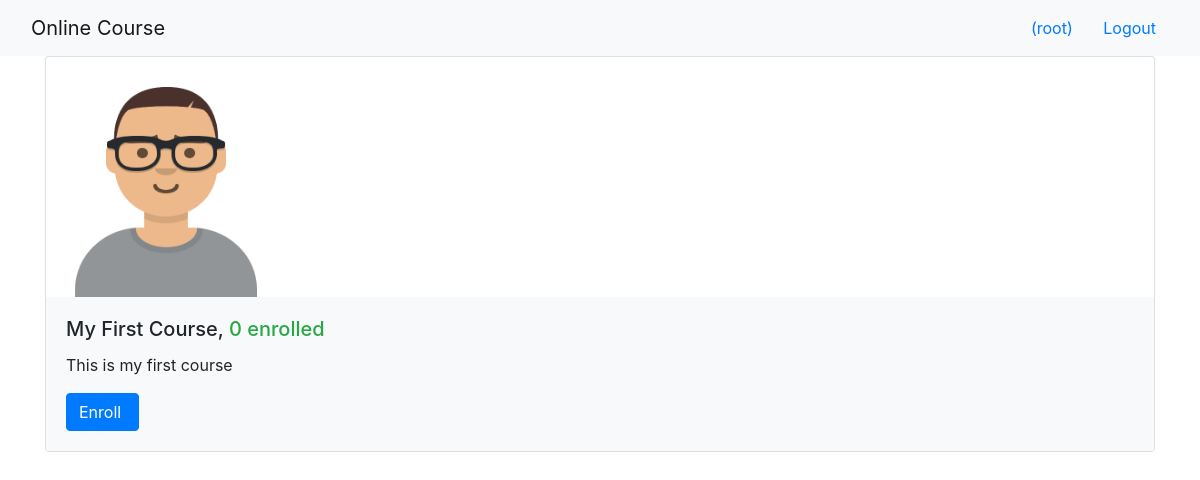
The page /onlinecourse/ (signed in) on the database as committed earlier.
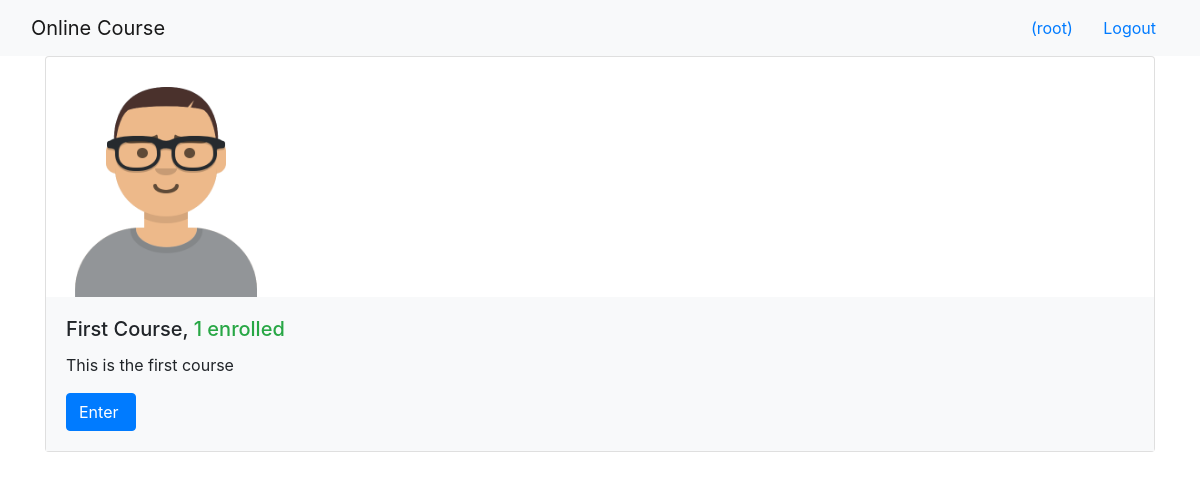
The same page on the database as committed later.
### onlinecourse/models.py (models this page shows, shortened)
class Course(models.Model):
    name = models.CharField(null=False, max_length=30, default='online course')
    image = models.ImageField(upload_to='course_images/')
    description = models.CharField(max_length=1000)
    pub_date = models.DateField(null=True)
    instructors = models.ManyToManyField(Instructor)
    users = models.ManyToManyField(settings.AUTH_USER_MODEL, through='Enrollment')
    total_enrollment = models.IntegerField(default=0)
    is_enrolled = False

### onlinecourse/views.py (the view)
class CourseListView(generic.ListView):
    template_name = 'onlinecourse/course_list_bootstrap.html'
    context_object_name = 'course_list'
    def get_queryset(self):
        user = self.request.user
        courses = Course.objects.order_by('-total_enrollment')[:10]
        for course in courses:
            if user.is_authenticated:
                course.is_enrolled = check_if_enrolled(user, course)
        return courses

### onlinecourse/views.py (called while the page is built)
def check_if_enrolled(user, course):
    is_enrolled = False
    if user.id is not None:
        num_results = Enrollment.objects.filter(user=user, course=course).count()
        if num_results > 0:
            is_enrolled = True
    return is_enrolled

### onlinecourse/templates/onlinecourse/course_list_bootstrap.html (shortened to what this page needs)
<!DOCTYPE html>
<html lang="en">
<head>
    {% load static %}
    <link rel="stylesheet" href="https://maxcdn.bootstrapcdn.com/bootstrap/4.5.2/css/bootstrap.min.css">
</head>
<body>
    <nav class="navbar navbar-light bg-light">
        <div class="container-fluid">
            <div class="navbar-header">
                  <a class="navbar-brand" href="#">Online Course</a>
            </div>
            <ul class="nav navbar-nav navbar-right">
                {% if user.is_authenticated %}
                <li>
                    <a class="btn btn-link" href="#">{{ user.first_name }}({{ user.username }})</a>
                    <a class="btn btn-link" href="{% url 'onlinecourse:logout' %}">Logout</a>
                </li>
                {% endif %}
            </ul>
        </div>
    </nav>
    {% if course_list %}
        <div class="container">
            <div class="card-deck">
                {% for course in course_list %}
                         <div class="card" style="width: 36rem;">
                          <img class="card-img-left" src="{{MEDIA_URL}}/{{ course.image }}" width="240px" height="240px"
                               alt="Course image">
                          <div class="card-body bg-light">
                              <h5 class="card-title">{{ course.name }}, <span class="text-success">
                                  {{ course.total_enrollment}} enrolled</span></h5>
                            <p class="card-text">{{ course.description}}</p>
                            {% if user.is_authenticated %}
                            <form action="{% url 'onlinecourse:enroll' course.id %}" method="post">
                                  <input class="btn btn-primary"  type="submit"
                                         value="{% if course.is_enrolled %}Enter{% else %}Enroll{% endif %} ">
                            </form>
                            {% endif %}
                          </div>
                        </div>
                {% endfor %}
            </div>
        </div>
    {% else %}
        <p>No courses are available.</p>
    {% endif %}
</body>
</html>

Rows that differ between the two databases and show on the page:
changed Course: name "My First Course" → "First Course"; total_enrollment "0" → "1"; description "This is my first course" → "This is the first course"; is_enrolled "Enroll" → "Enter"
